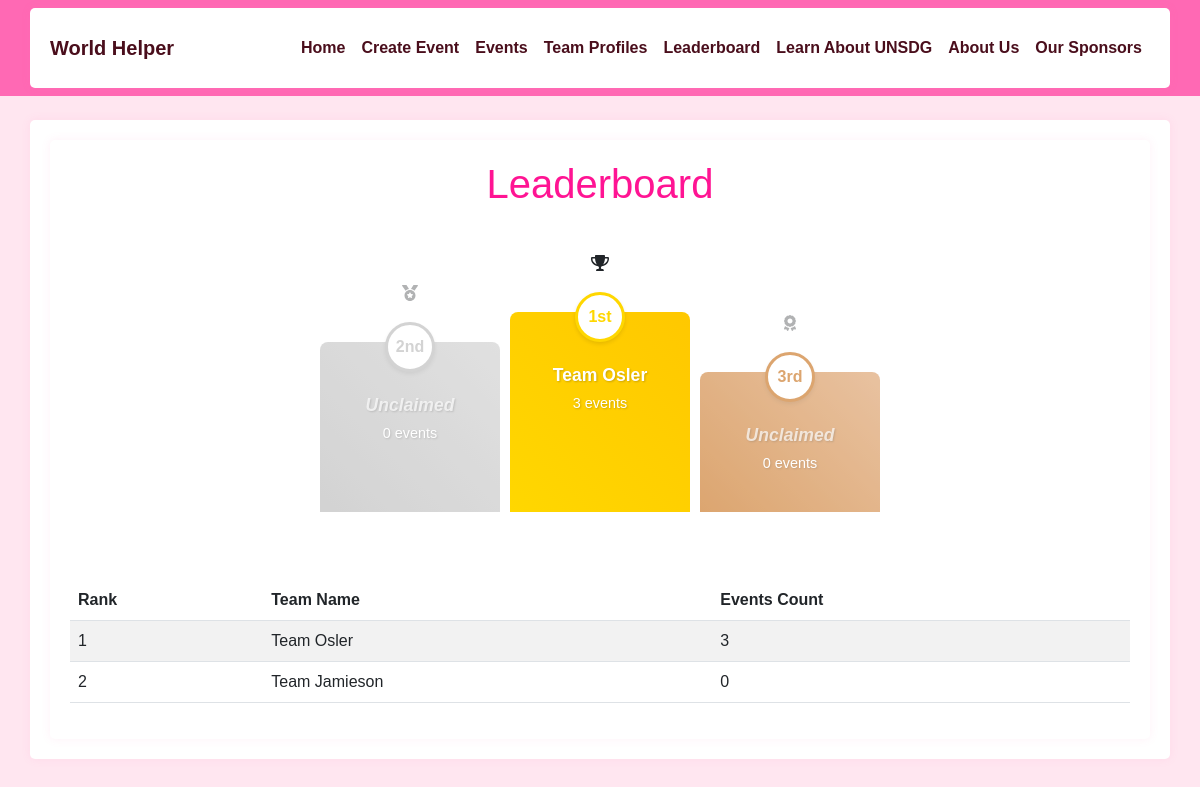
The page /leaderboard on the database as committed earlier.
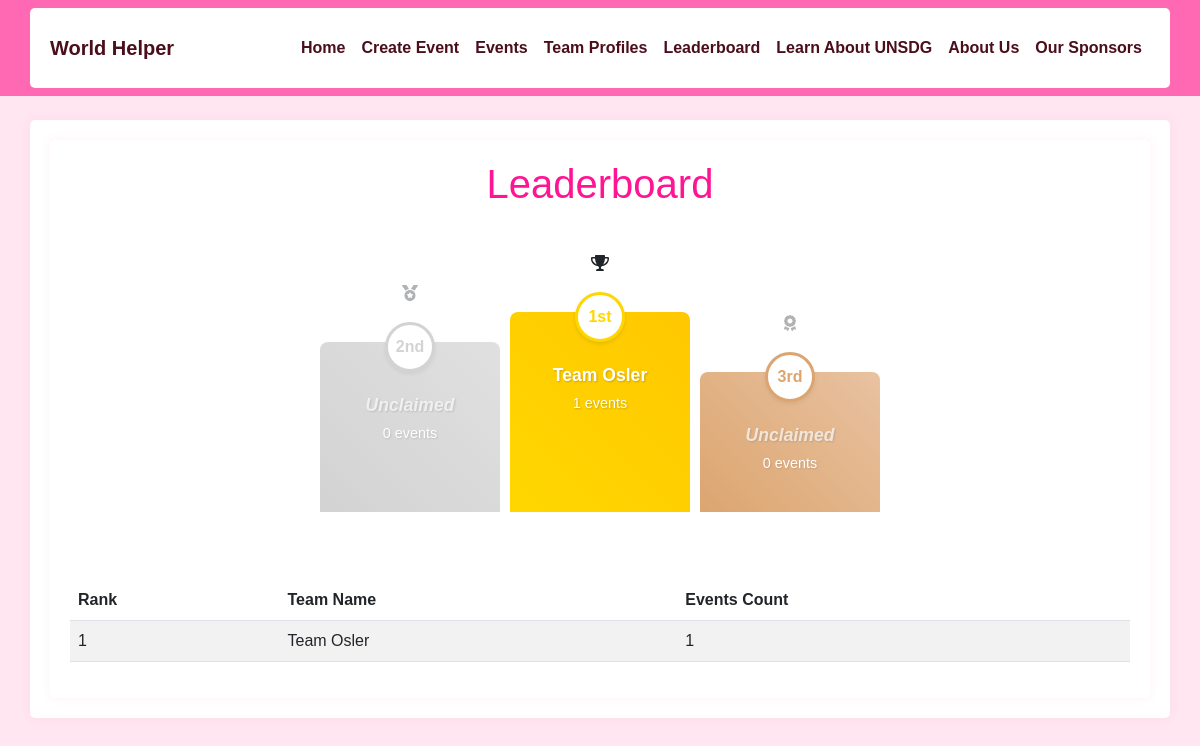
The same page on the database as committed later.
### app/models.py (models this page shows)
class Team(db.Model):
    id = db.Column(db.Integer, primary_key=True)
    team_phrase = db.Column(db.String(100), nullable=False)
    name = db.Column(db.String(64), nullable=False)
    members = db.relationship('TeamMember', backref='team', lazy='dynamic')
    events = db.relationship('Event', backref='team', lazy='dynamic')
    bingo_card = db.relationship('BingoCard', backref='team', uselist=False)

### app/main/routes.py (the view)
@bp.route('/leaderboard')
def leaderboard():
    teams = db.session.query(Team, func.count(Event.id).label('event_count')) \
        .outerjoin(Event) \
        .group_by(Team.id) \
        .order_by(func.count(Event.id).desc()) \
        .all()
    ranked_teams = [(rank, team, event_count) for rank, (team, event_count) in enumerate(teams, start=1)]
    return render_template('leaderboard.html', ranked_teams=ranked_teams)

### app/main/routes.py (called while the page is built)
@bp.context_processor
def utility_processor():
    return dict(SDG_DESCRIPTIONS=SDG_DESCRIPTIONS)

### app/templates/leaderboard.html (shortened to what this page needs)
{% extends "base.html" %}
{% block content %}
<div class="container">
    <h1 class="text-center mb-4 theme-pink">Leaderboard</h1>
    {% set active_teams = ranked_teams|selectattr('2', '>', 0)|list %}
    <div class="podium-wrapper mb-5">
        <div class="podium">
            <div class="podium-block silver">
                <div class="trophy-icon">
                    <i class="fas fa-medal"></i>
                </div>
                <div class="podium-rank">2nd</div>
                {% if active_teams|length >= 2 %}
                    <div class="team-name">{{ active_teams[1][1].name }}</div>
                    <div class="event-count">{{ active_teams[1][2] }} events</div>
                {% else %}
                    <div class="team-name empty">Unclaimed</div>
                    <div class="event-count">0 events</div>
                {% endif %}
            </div>
            <div class="podium-block gold">
                <div class="trophy-icon">
                    <i class="fas fa-trophy"></i>
                </div>
                <div class="podium-rank">1st</div>
                {% if active_teams|length >= 1 %}
                    <div class="team-name">{{ active_teams[0][1].name }}</div>
                    <div class="event-count">{{ active_teams[0][2] }} events</div>
                {% else %}
                    <div class="team-name empty">Unclaimed</div>
                    <div class="event-count">0 events</div>
                {% endif %}
            </div>
            <div class="podium-block bronze">
                <div class="trophy-icon">
                    <i class="fas fa-award"></i>
                </div>
                <div class="podium-rank">3rd</div>
                {% if active_teams|length >= 3 %}
                    <div class="team-name">{{ active_teams[2][1].name }}</div>
                    <div class="event-count">{{ active_teams[2][2] }} events</div>
                {% else %}
                    <div class="team-name empty">Unclaimed</div>
                    <div class="event-count">0 events</div>
                {% endif %}
            </div>
        </div>
    </div>
    <table class="table table-striped">
        <thead>
            <tr>
                <th>Rank</th>
                <th>Team Name</th>
                <th>Events Count</th>
            </tr>
        </thead>
        <tbody>
            {% for rank, team, event_count in ranked_teams %}
                <tr>
                    <td>{{ rank }}</td>
                    <td>{{ team.name }}</td>
                    <td>{{ event_count }}</td>
                </tr>
            {% endfor %}
        </tbody>
    </table>
</div>
{% endblock %}

Rows that differ between the two databases and show on the page:
removed Team: id "2", name "Team Jamieson", event_count "0"
changed Team "Team Osler": id "3" → "1"
Other text that changed with them:
{{ active_teams[0][2] }}: "3" → "1"
